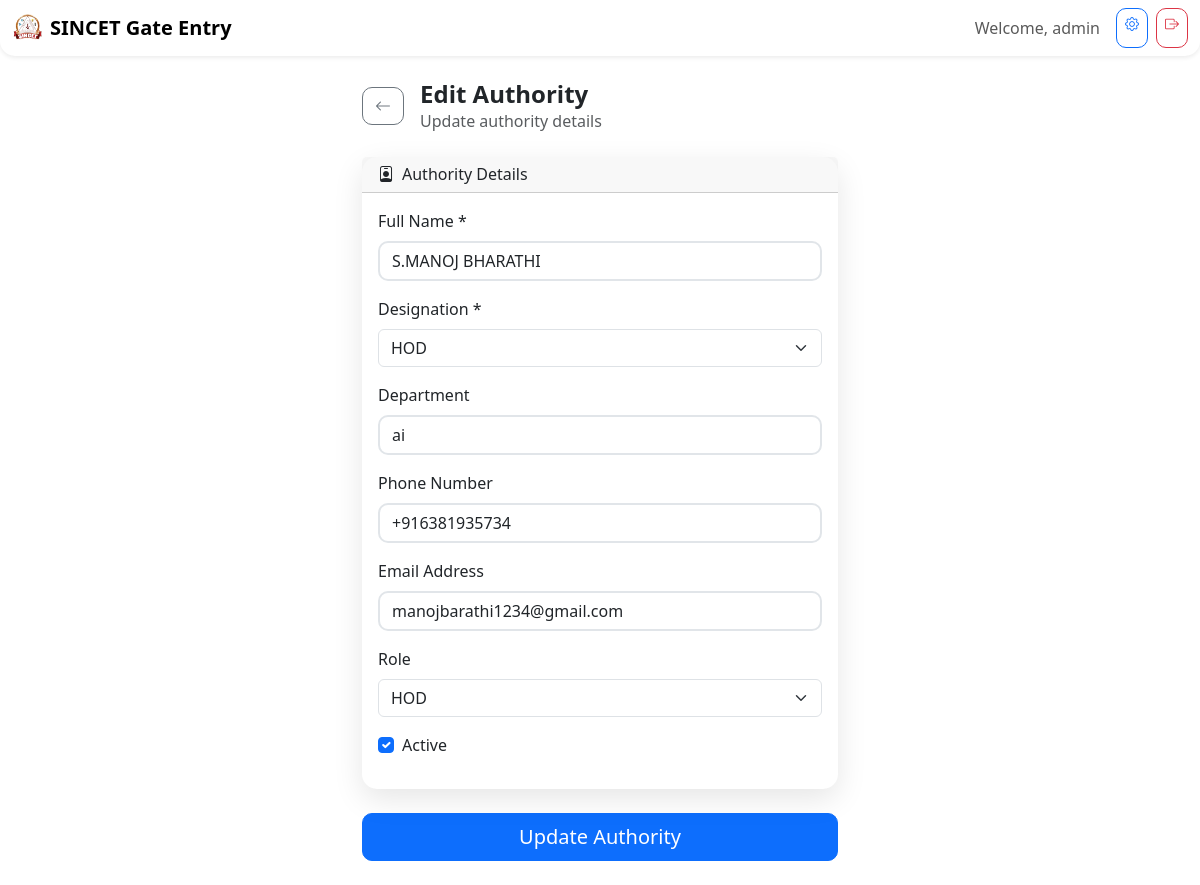
Page /authority/edit/2a1dc9e6-c930-4e72-aefe-5e71cd8b7639 (signed in) on the committed database.
### models.py (models this page shows, shortened)
class User(db.Model):
    __tablename__ = 'users'
    id = db.Column(db.String(36), primary_key=True, default=lambda: str(uuid.uuid4()))
    username = db.Column(db.String(80), unique=True, nullable=False)
    password = db.Column(db.String(120), nullable=False)
    role = db.Column(db.String(20), nullable=False, default='user')  # admin, authority, user
    is_active = db.Column(db.Boolean, default=True)
    created_at = db.Column(db.DateTime, default=datetime.utcnow)
    updated_at = db.Column(db.DateTime, default=datetime.utcnow, onupdate=datetime.utcnow)

class Authority(db.Model):
    __tablename__ = 'authorities'
    id = db.Column(db.String(36), primary_key=True, default=lambda: str(uuid.uuid4()))
    name = db.Column(db.String(100), nullable=False)
    designation = db.Column(db.String(50), nullable=False)  # HOD, Principal, Staff
    department = db.Column(db.String(100))
    phone = db.Column(db.String(20))
    email = db.Column(db.String(120))
    role = db.Column(db.String(20), default='staff')  # admin, hod, staff
    is_active = db.Column(db.Boolean, default=True)
    created_at = db.Column(db.DateTime, default=datetime.utcnow)
    updated_at = db.Column(db.DateTime, default=datetime.utcnow, onupdate=datetime.utcnow)
    visitors = db.relationship('Visitor', backref='authority', lazy=True)
    notifications = db.relationship('Notification', backref='authority', lazy=True)

### routes/authority.py (the view)
    def decorated_function(*args, **kwargs):
        if 'user_id' not in session or session.get('role') != 'admin':
            flash('Access denied. Admin privileges required.', 'error')
            return redirect(url_for('index'))
        return f(*args, **kwargs)

### routes/authority.py (called while the page is built, shortened)
def admin_required(f):
    def decorated_function(*args, **kwargs):
        if 'user_id' not in session or session.get('role') != 'admin':
            flash('Access denied. Admin privileges required.', 'error')
            return redirect(url_for('index'))
        return f(*args, **kwargs)
    decorated_function.__name__ = f.__name__
    return decorated_function

@authority_bp.route('/edit/<authority_id>', methods=['GET', 'POST'])
@admin_required
def edit(authority_id):
    authority = Authority.query.get_or_404(authority_id)
    return render_template('authority/edit.html', authority=authority)

### templates/authority/edit.html (shortened to what this page needs)
{% extends "base.html" %}
{% block content %}
<div class="container py-4" style="max-width: 500px;">
    <div class="d-flex align-items-center mb-4">
        <a href="{{ url_for('authority.list') }}" class="btn btn-outline-secondary me-3">
            <i class="bi bi-arrow-left"></i>
        </a>
        <div>
            <h1 class="h4 fw-bold mb-0">Edit Authority</h1>
            <p class="text-muted mb-0">Update authority details</p>
        </div>
    </div>
    <form method="POST">
        <div class="card mb-4">
            <div class="card-header">
                <h6 class="mb-0"><i class="bi bi-person-badge me-2"></i>Authority Details</h6>
            </div>
            <div class="card-body">
                <div class="mb-3">
                    <label for="name" class="form-label">Full Name *</label>
                    <input type="text" class="form-control" id="name" name="name"
                           value="{{ authority.name }}" required>
                </div>
                <div class="mb-3">
                    <label for="designation" class="form-label">Designation *</label>
                    <select class="form-select" id="designation" name="designation" required>
                        <option value="HOD" {% if authority.designation == 'HOD' %}selected{% endif %}>HOD</option>
                    </select>
                </div>
                <div class="mb-3">
                    <label for="department" class="form-label">Department</label>
                    <input type="text" class="form-control" id="department" name="department"
                           value="{{ authority.department or '' }}" placeholder="e.g., Computer Science, Electronics">
                </div>
                <div class="mb-3">
                    <label for="phone" class="form-label">Phone Number</label>
                    <input type="tel" class="form-control" id="phone" name="phone"
                           value="{{ authority.phone or '' }}" placeholder="+91-XXXXXXXXXX">
                </div>
                <div class="mb-3">
                    <label for="email" class="form-label">Email Address</label>
                    <input type="email" class="form-control" id="email" name="email"
                           value="{{ authority.email or '' }}" placeholder="authority@college.edu">
                </div>
                <div class="mb-3">
                    <label for="role" class="form-label">Role</label>
                    <select class="form-select" id="role" name="role">
                        <option value="hod" {% if authority.role == 'hod' %}selected{% endif %}>HOD</option>
                    </select>
                </div>
                <div class="mb-3">
                    <div class="form-check">
                        <input type="checkbox" class="form-check-input" id="is_active" name="is_active"
                               {% if authority.is_active %}checked{% endif %}>
                        <label for="is_active" class="form-check-label">Active</label>
                    </div>
                </div>
            </div>
        </div>
        <button type="submit" class="btn btn-primary w-100 btn-lg">Update Authority</button>
    </form>
</div>
{% endblock %}

### templates/base.html (shortened to what this page needs)
<!DOCTYPE html>
<html lang="en">
<head>
    <link href="https://cdn.jsdelivr.net/npm/bootstrap@5.3.2/dist/css/bootstrap.min.css" rel="stylesheet">
    <link href="https://cdn.jsdelivr.net/npm/bootstrap-icons@1.11.2/font/bootstrap-icons.css" rel="stylesheet">
    <link href="{{ url_for('static', filename='css/style.css') }}" rel="stylesheet">
</head>
<body class="bg-gradient">
    {% if current_user %}
    <nav class="navbar navbar-expand-lg navbar-light bg-white shadow-sm">
        <div class="container-fluid">
            <a class="navbar-brand d-flex align-items-center" href="{{ url_for('index') }}">
                <img src="{{ url_for('static', filename='sincet1.png') }}" alt="SINCET Logo" height="30" class="me-2">
                <span class="fw-bold">SINCET Gate Entry</span>
            </a>
            <div class="navbar-nav ms-auto d-flex flex-row">
                <span class="navbar-text me-3">Welcome, {{ current_user.username }}</span>
                {% if current_user.role == 'admin' %}
                <a href="{{ url_for('authority.list') }}" class="btn btn-outline-primary btn-sm me-2">
                    <i class="bi bi-gear"></i>
                </a>
                {% endif %}
                <a href="{{ url_for('auth.logout') }}" class="btn btn-outline-danger btn-sm">
                    <i class="bi bi-box-arrow-right"></i>
                </a>
            </div>
        </div>
    </nav>
    {% endif %}
    <main class="container-fluid">
        {% block content %}{% endblock %}
    </main>
</body>
</html>

### static/css/style.css (style rules this page uses)
.bg-gradient { background: linear-gradient(135deg, #667eea 0%, #764ba2 100%); min-height: 100vh; }
.card { border: none; border-radius: 15px; box-shadow: 0 10px 30px rgba(0, 0, 0, 0.1); }
.btn { border-radius: 10px; transition: all 0.3s ease; }
.navbar { border-radius: 0 0 15px 15px; }
.form-control { border-radius: 10px; border: 2px solid #e1e5e9; transition: all 0.3s ease; }

### rows in the picture
User: username "admin"
Authority: name "S.MANOJ BHARATHI", designation "HOD", department "ai", phone "+916381935734", email "manojbarathi1234@gmail.com", role "HOD", is_active "☑"
